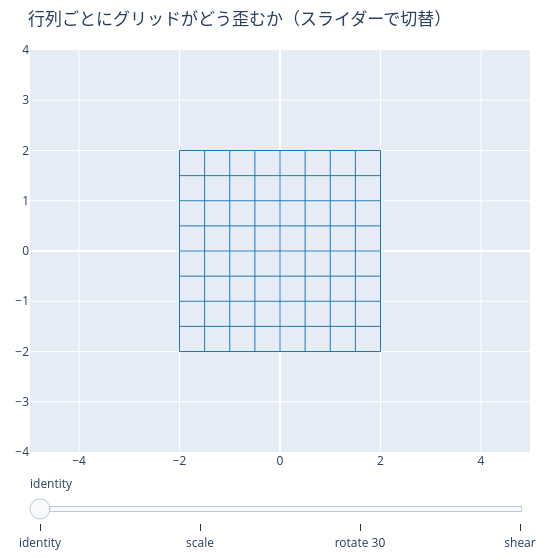

Notebook cell for this chart:
### Markdown cell above
同じ「行列＝変形」を、スライダーで切り替えながら見るとこうなります（静的 HTML でも動く、各章で多用する形式）。

### Code cell
# Interactive teaser: switch transforms with a slider (works in the static HTML too).
import plotly.io as pio

pio.renderers.default = "plotly_mimetype+notebook_connected"
theta = np.pi / 6
mats = [
    ("identity", np.eye(2)),
    ("scale", np.array([[1.5, 0.0], [0.0, 0.5]])),
    ("rotate 30", np.array([[np.cos(theta), -np.sin(theta)], [np.sin(theta), np.cos(theta)]])),
    ("shear", np.array([[1.0, 1.0], [0.0, 1.0]])),
]
fig = plotting.plotly_grid_transform(
    [M for _, M in mats], [n for n, _ in mats],
    title="行列ごとにグリッドがどう歪むか（スライダーで切替）",
)
fig.show()

### Figure 1 — Plotly figure (JSON) as saved in the notebook; plotly's stock layout.template omitted (floating-point values rounded to 4 significant figures)
{"data": [{"hoverinfo": "skip", "line": {"color": "#1f77b4", "width": 1}, "mode": "lines", "showlegend": false, "type": "scatter", "x": [-2.0, -2.0, -2.0, -2.0, -2.0, -2.0, -2.0, -2.0, -2.0, -2.0, -2.0, -2.0, -2.0, -2.0, -2.0, -2.0, -2.0, -2.0, -2.0, -2.0, -2.0], "y": [-2.0, -1.8, -1.6, -1.4, -1.2, -1.0, -0.8, -0.6, -0.4, -0.2, 0.0, 0.2, 0.4, 0.6, 0.8, 1.0, 1.2, 1.4, 1.6, 1.8, 2.0]}, {"hoverinfo": "skip", "line": {"color": "#1f77b4", "width": 1}, "mode": "lines", "showlegend": false, "type": "scatter", "x": [-2.0, -1.8, -1.6, -1.4, -1.2, -1.0, -0.8, -0.6, -0.4, -0.2, 0.0, 0.2, 0.4, 0.6, 0.8, 1.0, 1.2, 1.4, 1.6, 1.8, 2.0], "y": [-2.0, -2.0, -2.0, -2.0, -2.0, -2.0, -2.0, -2.0, -2.0, -2.0, -2.0, -2.0, -2.0, -2.0, -2.0, -2.0, -2.0, -2.0, -2.0, -2.0, -2.0]}, {"hoverinfo": "skip", "line": {"color": "#1f77b4", "width": 1}, "mode": "lines", "showlegend": false, "type": "scatter", "x": [-1.5, -1.5, -1.5, -1.5, -1.5, -1.5, -1.5, -1.5, -1.5, -1.5, -1.5, -1.5, -1.5, -1.5, -1.5, -1.5, -1.5, -1.5, -1.5, -1.5, -1.5], "y": [-2.0, -1.8, -1.6, -1.4, -1.2, -1.0, -0.8, -0.6, -0.4, -0.2, 0.0, 0.2, 0.4, 0.6, 0.8, 1.0, 1.2, 1.4, 1.6, 1.8, 2.0]}, {"hoverinfo": "skip", "line": {"color": "#1f77b4", "width": 1}, "mode": "lines", "showlegend": false, "type": "scatter", "x": [-2.0, -1.8, -1.6, -1.4, -1.2, -1.0, -0.8, -0.6, -0.4, -0.2, 0.0, 0.2, 0.4, 0.6, 0.8, 1.0, 1.2, 1.4, 1.6, 1.8, 2.0], "y": [-1.5, -1.5, -1.5, -1.5, -1.5, -1.5, -1.5, -1.5, -1.5, -1.5, -1.5, -1.5, -1.5, -1.5, -1.5, -1.5, -1.5, -1.5, -1.5, -1.5, -1.5]}, {"hoverinfo": "skip", "line": {"color": "#1f77b4", "width": 1}, "mode": "lines", "showlegend": false, "type": "scatter", "x": [-1.0, -1.0, -1.0, -1.0, -1.0, -1.0, -1.0, -1.0, -1.0, -1.0, -1.0, -1.0, -1.0, -1.0, -1.0, -1.0, -1.0, -1.0, -1.0, -1.0, -1.0], "y": [-2.0, -1.8, -1.6, -1.4, -1.2, -1.0, -0.8, -0.6, -0.4, -0.2, 0.0, 0.2, 0.4, 0.6, 0.8, 1.0, 1.2, 1.4, 1.6, 1.8, 2.0]}, {"hoverinfo": "skip", "line": {"color": "#1f77b4", "width": 1}, "mode": "lines", "showlegend": false, "type": "scatter", "x": [-2.0, -1.8, -1.6, -1.4, -1.2, -1.0, -0.8, -0.6, -0.4, -0.2, 0.0, 0.2, 0.4, 0.6, 0.8, 1.0, 1.2, 1.4, 1.6, 1.8, 2.0], "y": [-1.0, -1.0, -1.0, -1.0, -1.0, -1.0, -1.0, -1.0, -1.0, -1.0, -1.0, -1.0, -1.0, -1.0, -1.0, -1.0, -1.0, -1.0, -1.0, -1.0, -1.0]}, {"hoverinfo": "skip", "line": {"color": "#1f77b4", "width": 1}, "mode": "lines", "showlegend": false, "type": "scatter", "x": [-0.5, -0.5, -0.5, -0.5, -0.5, -0.5, -0.5, -0.5, -0.5, -0.5, -0.5, -0.5, -0.5, -0.5, -0.5, -0.5, -0.5, -0.5, -0.5, -0.5, -0.5], "y": [-2.0, -1.8, -1.6, -1.4, -1.2, -1.0, -0.8, -0.6, -0.4, -0.2, 0.0, 0.2, 0.4, 0.6, 0.8, 1.0, 1.2, 1.4, 1.6, 1.8, 2.0]}, {"hoverinfo": "skip", "line": {"color": "#1f77b4", "width": 1}, "mode": "lines", "showlegend": false, "type": "scatter", "x": [-2.0, -1.8, -1.6, -1.4, -1.2, -1.0, -0.8, -0.6, -0.4, -0.2, 0.0, 0.2, 0.4, 0.6, 0.8, 1.0, 1.2, 1.4, 1.6, 1.8, 2.0], "y": [-0.5, -0.5, -0.5, -0.5, -0.5, -0.5, -0.5, -0.5, -0.5, -0.5, -0.5, -0.5, -0.5, -0.5, -0.5, -0.5, -0.5, -0.5, -0.5, -0.5, -0.5]}, {"hoverinfo": "skip", "line": {"color": "#1f77b4", "width": 1}, "mode": "lines", "showlegend": false, "type": "scatter", "x": [0.0, 0.0, 0.0, 0.0, 0.0, 0.0, 0.0, 0.0, 0.0, 0.0, 0.0, 0.0, 0.0, 0.0, 0.0, 0.0, 0.0, 0.0, 0.0, 0.0, 0.0], "y": [-2.0, -1.8, -1.6, -1.4, -1.2, -1.0, -0.8, -0.6, -0.4, -0.2, 0.0, 0.2, 0.4, 0.6, 0.8, 1.0, 1.2, 1.4, 1.6, 1.8, 2.0]}, {"hoverinfo": "skip", "line": {"color": "#1f77b4", "width": 1}, "mode": "lines", "showlegend": false, "type": "scatter", "x": [-2.0, -1.8, -1.6, -1.4, -1.2, -1.0, -0.8, -0.6, -0.4, -0.2, 0.0, 0.2, 0.4, 0.6, 0.8, 1.0, 1.2, 1.4, 1.6, 1.8, 2.0], "y": [0.0, 0.0, 0.0, 0.0, 0.0, 0.0, 0.0, 0.0, 0.0, 0.0, 0.0, 0.0, 0.0, 0.0, 0.0, 0.0, 0.0, 0.0, 0.0, 0.0, 0.0]}, {"hoverinfo": "skip", "line": {"color": "#1f77b4", "width": 1}, "mode": "lines", "showlegend": false, "type": "scatter", "x": [0.5, 0.5, 0.5, 0.5, 0.5, 0.5, 0.5, 0.5, 0.5, 0.5, 0.5, 0.5, 0.5, 0.5, 0.5, 0.5, 0.5, 0.5, 0.5, 0.5, 0.5], "y": [-2.0, -1.8, -1.6, -1.4, -1.2, -1.0, -0.8, -0.6, -0.4, -0.2, 0.0, 0.2, 0.4, 0.6, 0.8, 1.0, 1.2, 1.4, 1.6, 1.8, 2.0]}, {"hoverinfo": "skip", "line": {"color": "#1f77b4", "width": 1}, "mode": "lines", "showlegend": false, "type": "scatter", "x": [-2.0, -1.8, -1.6, -1.4, -1.2, -1.0, -0.8, -0.6, -0.4, -0.2, 0.0, 0.2, 0.4, 0.6, 0.8, 1.0, 1.2, 1.4, 1.6, 1.8, 2.0], "y": [0.5, 0.5, 0.5, 0.5, 0.5, 0.5, 0.5, 0.5, 0.5, 0.5, 0.5, 0.5, 0.5, 0.5, 0.5, 0.5, 0.5, 0.5, 0.5, 0.5, 0.5]}, {"hoverinfo": "skip", "line": {"color": "#1f77b4", "width": 1}, "mode": "lines", "showlegend": false, "type": "scatter", "x": [1.0, 1.0, 1.0, 1.0, 1.0, 1.0, 1.0, 1.0, 1.0, 1.0, 1.0, 1.0, 1.0, 1.0, 1.0, 1.0, 1.0, 1.0, 1.0, 1.0, 1.0], "y": [-2.0, -1.8, -1.6, -1.4, -1.2, -1.0, -0.8, -0.6, -0.4, -0.2, 0.0, 0.2, 0.4, 0.6, 0.8, 1.0, 1.2, 1.4, 1.6, 1.8, 2.0]}, {"hoverinfo": "skip", "line": {"color": "#1f77b4", "width": 1}, "mode": "lines", "showlegend": false, "type": "scatter", "x": [-2.0, -1.8, -1.6, -1.4, -1.2, -1.0, -0.8, -0.6, -0.4, -0.2, 0.0, 0.2, 0.4, 0.6, 0.8, 1.0, 1.2, 1.4, 1.6, 1.8, 2.0], "y": [1.0, 1.0, 1.0, 1.0, 1.0, 1.0, 1.0, 1.0, 1.0, 1.0, 1.0, 1.0, 1.0, 1.0, 1.0, 1.0, 1.0, 1.0, 1.0, 1.0, 1.0]}, {"hoverinfo": "skip", "line": {"color": "#1f77b4", "width": 1}, "mode": "lines", "showlegend": false, "type": "scatter", "x": [1.5, 1.5, 1.5, 1.5, 1.5, 1.5, 1.5, 1.5, 1.5, 1.5, 1.5, 1.5, 1.5, 1.5, 1.5, 1.5, 1.5, 1.5, 1.5, 1.5, 1.5], "y": [-2.0, -1.8, -1.6, -1.4, -1.2, -1.0, -0.8, -0.6, -0.4, -0.2, 0.0, 0.2, 0.4, 0.6, 0.8, 1.0, 1.2, 1.4, 1.6, 1.8, 2.0]}, {"hoverinfo": "skip", "line": {"color": "#1f77b4", "width": 1}, "mode": "lines", "showlegend": false, "type": "scatter", "x": [-2.0, -1.8, -1.6, -1.4, -1.2, -1.0, -0.8, -0.6, -0.4, -0.2, 0.0, 0.2, 0.4, 0.6, 0.8, 1.0, 1.2, 1.4, 1.6, 1.8, 2.0], "y": [1.5, 1.5, 1.5, 1.5, 1.5, 1.5, 1.5, 1.5, 1.5, 1.5, 1.5, 1.5, 1.5, 1.5, 1.5, 1.5, 1.5, 1.5, 1.5, 1.5, 1.5]}, {"hoverinfo": "skip", "line": {"color": "#1f77b4", "width": 1}, "mode": "lines", "showlegend": false, "type": "scatter", "x": [2.0, 2.0, 2.0, 2.0, 2.0, 2.0, 2.0, 2.0, 2.0, 2.0, 2.0, 2.0, 2.0, 2.0, 2.0, 2.0, 2.0, 2.0, 2.0, 2.0, 2.0], "y": [-2.0, -1.8, -1.6, -1.4, -1.2, -1.0, -0.8, -0.6, -0.4, -0.2, 0.0, 0.2, 0.4, 0.6, 0.8, 1.0, 1.2, 1.4, 1.6, 1.8, 2.0]}, {"hoverinfo": "skip", "line": {"color": "#1f77b4", "width": 1}, "mode": "lines", "showlegend": false, "type": "scatter", "x": [-2.0, -1.8, -1.6, -1.4, -1.2, -1.0, -0.8, -0.6, -0.4, -0.2, 0.0, 0.2, 0.4, 0.6, 0.8, 1.0, 1.2, 1.4, 1.6, 1.8, 2.0], "y": [2.0, 2.0, 2.0, 2.0, 2.0, 2.0, 2.0, 2.0, 2.0, 2.0, 2.0, 2.0, 2.0, 2.0, 2.0, 2.0, 2.0, 2.0, 2.0, 2.0, 2.0]}], "layout": {"height": 560, "margin": {"b": 30, "l": 30, "r": 30, "t": 50}, "sliders": [{"currentvalue": {"prefix": ""}, "steps": [{"args": [["identity"], {"frame": {"duration": 0, "redraw": true}, "mode": "immediate"}], "label": "identity", "method": "animate"}, {"args": [["scale"], {"frame": {"duration": 0, "redraw": true}, "mode": "immediate"}], "label": "scale", "method": "animate"}, {"args": [["rotate 30"], {"frame": {"duration": 0, "redraw": true}, "mode": "immediate"}], "label": "rotate 30", "method": "animate"}, {"args": [["shear"], {"frame": {"duration": 0, "redraw": true}, "mode": "immediate"}], "label": "shear", "method": "animate"}]}], "title": {"text": "行列ごとにグリッドがどう歪むか（スライダーで切替）"}, "width": 560, "xaxis": {"range": [-4.0, 4.0], "scaleanchor": "y", "zeroline": true}, "yaxis": {"range": [-4.0, 4.0], "zeroline": true}}}
